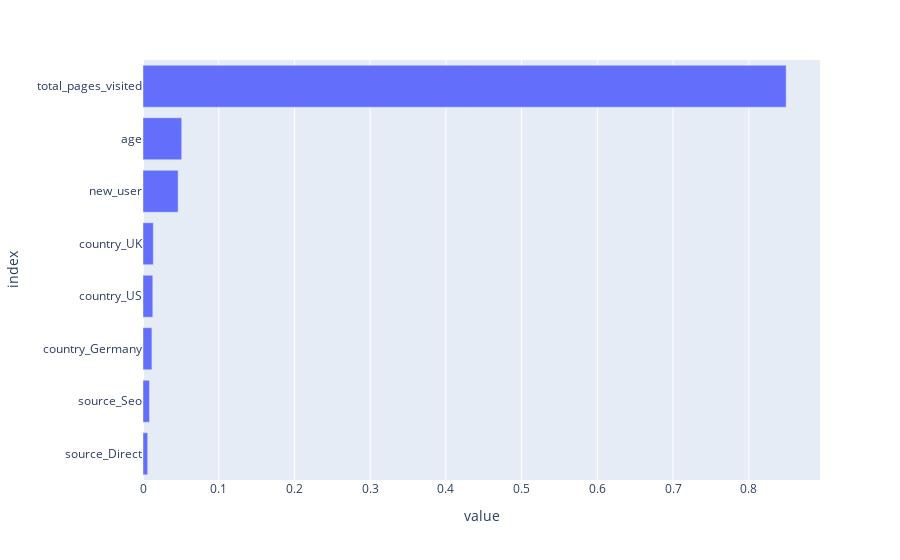

The code cell stored with this chart in its notebook:
### Markdown cell above
## Analyse des coefficients

### Code cell
column_names = []
for name, transformer, features_list in preprocessor.transformers_: # loop over pipelines
    if transformer == "drop" or transformer == "passthrough":
        continue  # ignore non-transformer entries
    if name == "num": # if pipeline is for numeric variables
        features = features_list # just get the names of columns to which it has been applied
    else: # if pipeline is for categorical variables
        encoder = transformer.named_steps["encoder"]
        features = encoder.get_feature_names_out(features_list)
    column_names.extend(features) # concatenate features names

# Create a pandas DataFrame
feature_importance = pd.DataFrame(
    index=column_names,
    data=grid_search.best_estimator_.feature_importances_,
    columns=["feature_importances"],
)
feature_importance = feature_importance.sort_values(by="feature_importances")

# Plot coefficients
fig = px.bar(feature_importance, orientation="h")
fig.update_layout(
    showlegend=False, margin={"l": 120}  # to avoid cropping of column names
)
fig.show()

### Figure 1 — Plotly figure (JSON) as saved in the notebook; plotly's stock layout.template omitted (floating-point values rounded to 4 significant figures)
{"data": [{"hovertemplate": "variable=feature_importances<br>value=%{x}<br>index=%{y}<extra></extra>", "legendgroup": "feature_importances", "marker": {"color": "#636efa", "pattern": {"shape": ""}}, "name": "feature_importances", "orientation": "h", "showlegend": true, "textposition": "auto", "type": "bar", "x": [0.006179, 0.0086, 0.01179, 0.01294, 0.01363, 0.04636, 0.05113, 0.8494], "xaxis": "x", "y": ["source_Direct", "source_Seo", "country_Germany", "country_US", "country_UK", "new_user", "age", "total_pages_visited"], "yaxis": "y"}], "layout": {"barmode": "relative", "legend": {"title": {"text": "variable"}, "tracegroupgap": 0}, "margin": {"l": 120, "t": 60}, "showlegend": false, "xaxis": {"anchor": "y", "domain": [0, 1], "title": {"text": "value"}}, "yaxis": {"anchor": "x", "domain": [0, 1], "title": {"text": "index"}}}}
